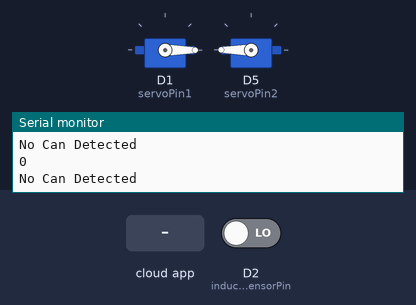
A sketch run on a simulated ESP8266 (NodeMCU). Parts: 2 × servo, the last lines printed to the serial monitor. The test bench sets the inputs (shaded band); at power-on: D2 (inductiveSensorPin) LOW. WiFi joins after 1.5 s; servers stay silent unless stated; the Firebase database answers and starts empty.

Above: at 2.7 s.
2.8 s: D2 (inductiveSensorPin) driven HIGH
At 5.2 s:
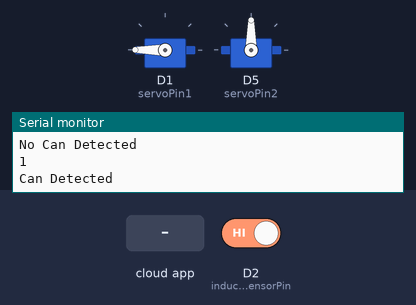
5.5 s: the phone or cloud app sets CanBlock to start
At 8.3 s:
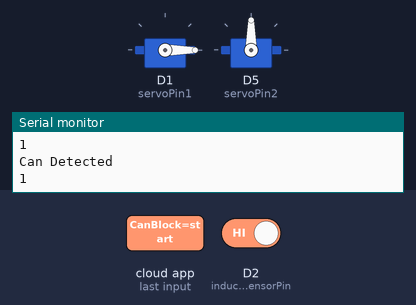
8.5 s: D2 (inductiveSensorPin) driven LOW
At 10.4 s:
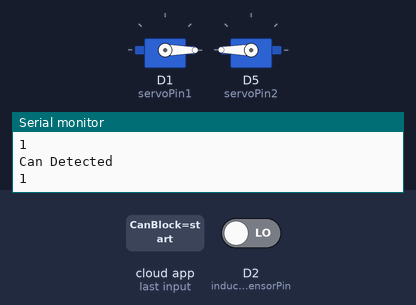
Timing chart, 0 to 11.9 s (numbered marks = the images above; inputs shaded):
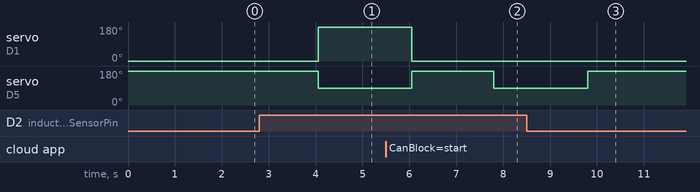

Measured:
- after the input at 2.8 s, servo on D1 (servoPin1): 0° → 180° after 1.3 s; servo on D5 (servoPin2): 180° → 90° after 1.3 s
- after the input at 8.5 s, servo on D1 (servoPin1): stays 0° (without the input it goes to 180° after 2.7 s); servo on D5 (servoPin2): goes on until 9.8 s, then stays 180°

The sketch:

InductiveSensor.ino
```cpp
#include <ArduinoJson.h>
#include <ESP8266WiFi.h>
#include <FirebaseArduino.h>
#include <Servo.h>


//Setting up firebase and wifi connection
#define FIREBASE_HOST "eco-arcade-default-rtdb.asia-southeast1.firebasedatabase.app"
#define FIREBASE_AUTH "XdKualT5QNGRWRWywe1d1lhNc9AL82ivhoge59v7"
// #define WIFI_SSID "OPPO A92"
// #define WIFI_PASSWORD "11111111"

#define WIFI_SSID "Smartbro-9EC6"
#define WIFI_PASSWORD "smartbro"

// Create a servo object
int servoPin1 = D1;
Servo Servo1;
int servoPin2 = D5;
Servo Servo2;

//Setting up Inductive Proximity Sensor
const int inductiveSensorPin = D2;


void setup() {
    Serial.begin(115200);
    // connect to wifi.
    WiFi.begin(WIFI_SSID, WIFI_PASSWORD);
    Serial.print("connecting");
    while (WiFi.status() != WL_CONNECTED) {
        Serial.print(".");
        delay(500);
    }
    Serial.println();
    Serial.print("connected: ");
    Serial.println(WiFi.localIP());

    Firebase.begin(FIREBASE_HOST, FIREBASE_AUTH);

    pinMode(inductiveSensorPin, INPUT);
    Servo1.attach(servoPin1);
    Servo1.write(0);
    Servo2.attach(servoPin2);
    Servo2.write(180);

}

void loop() {
    String start_opener = Firebase.getString("Servo/CanBlock");
    int inductiveSensorValue = digitalRead(inductiveSensorPin);
    int get_can_count = Firebase.getInt("Printer/Line2");
    int can_count = Firebase.getInt("BottleCount/can");
    Serial.println(inductiveSensorValue);
    if (start_opener == "start"){
      Servo2.write(90);
      delay(2000);
      Servo2.write(180);
      Firebase.setString("Servo/CanBlock", "stop");
    }
    // Get Current Can Count From Firebase
    else if (inductiveSensorValue == HIGH) {
        Firebase.setInt("BottleCount/can", can_count + 1);
        Firebase.setInt("Printer/Line2", get_can_count + 1);
        Firebase.setString("Printer/start", "start");
        Firebase.setString("Servo/Can", "start");
        Firebase.setString("BinResponse/message", "Can Detected!");
        Serial.println("Can Detected");
        Servo1.write(180);
        Servo2.write(90);
        delay(2000);
        Servo1.write(0);
        Servo2.write(180);
        Firebase.setString("BinResponse/message", "");
        Firebase.setString("Servo/Can","stop");
        delay(1000);
    }else{
            Serial.println("No Can Detected");
        }
}
```
